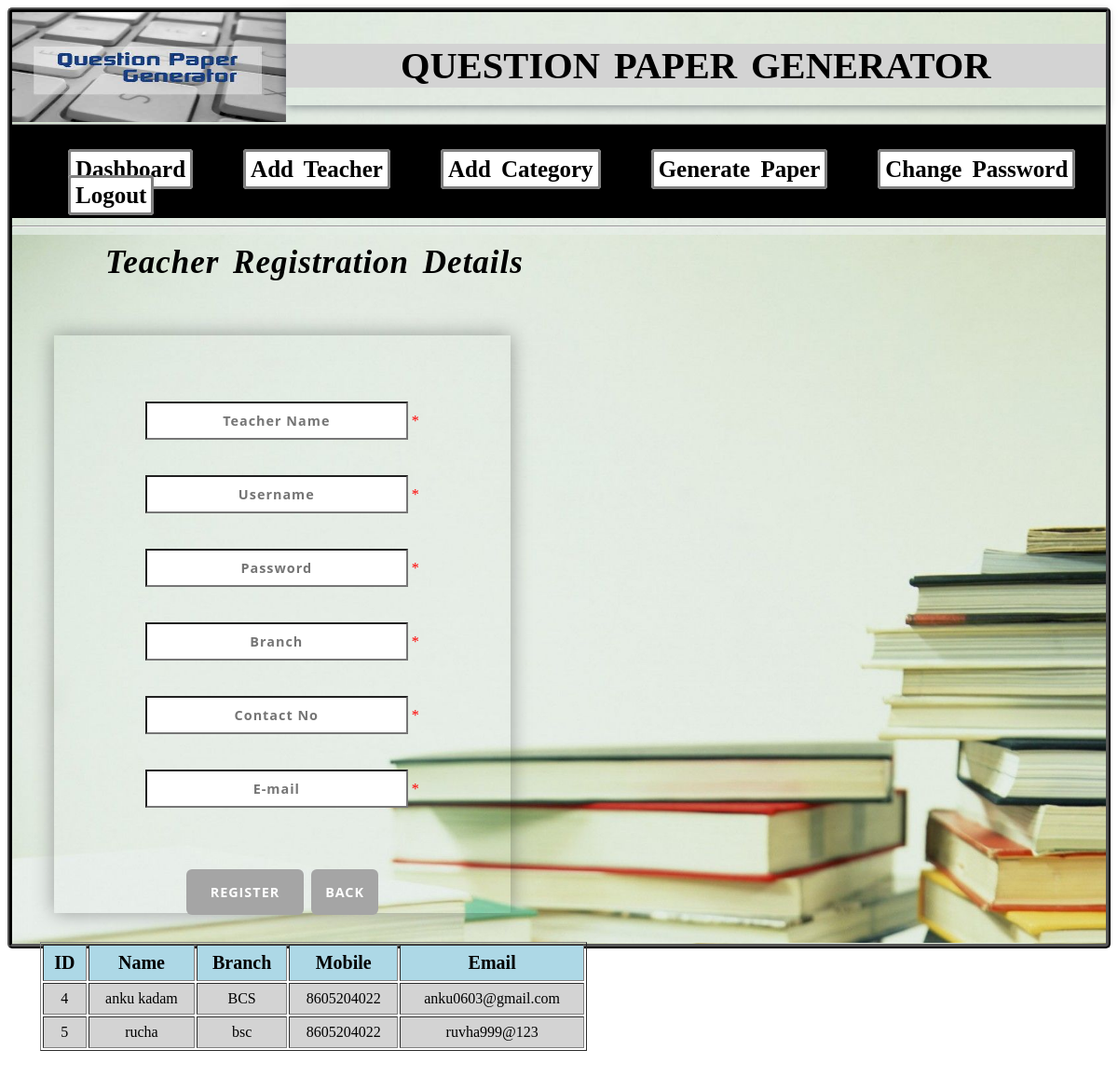
Before: /admin/register.php with the older database file.
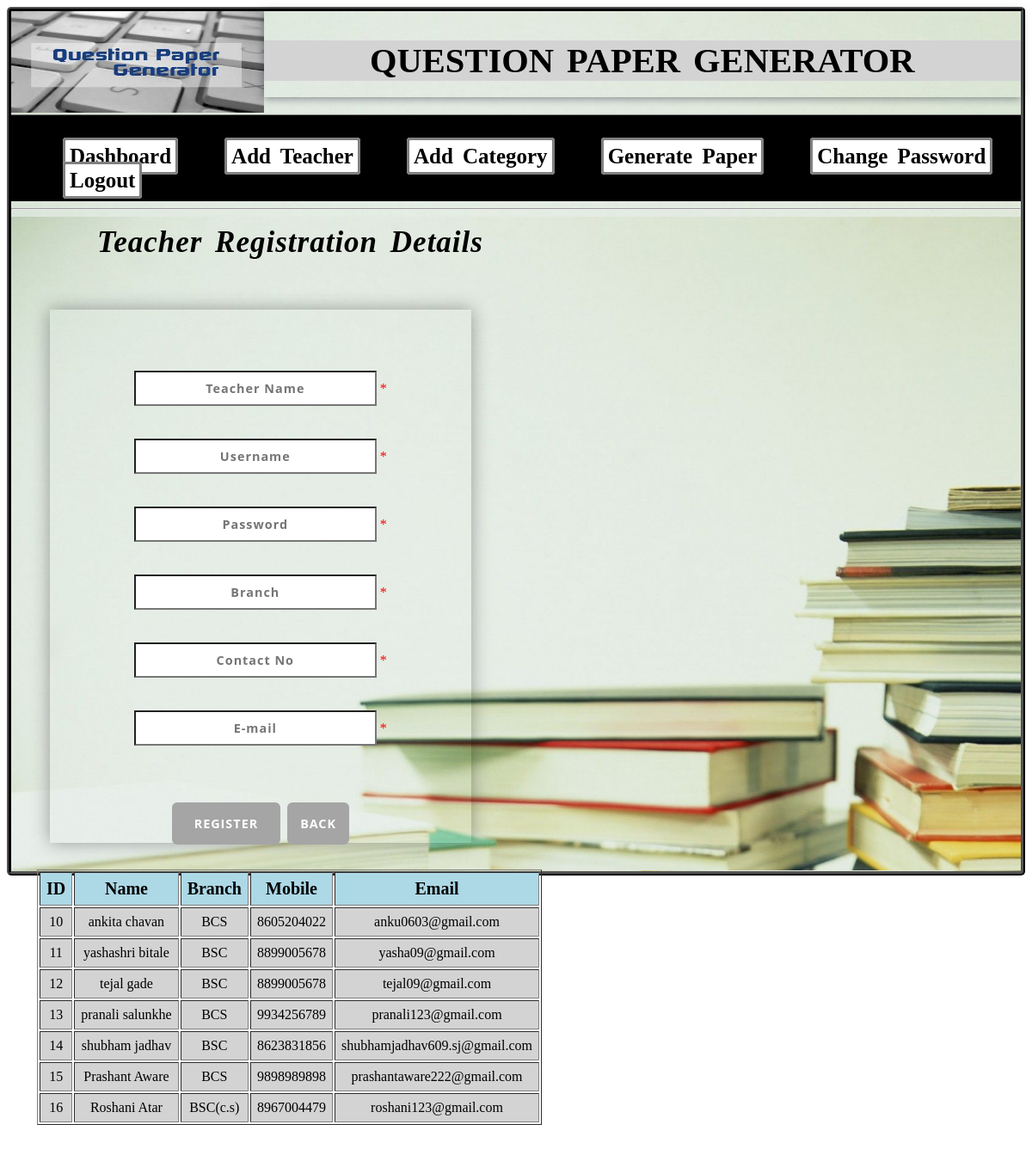
After: the same page with the newer database file.
### tables this page shows
CREATE TABLE IF NOT EXISTS `tregister` (
  `tid` int(11) NOT NULL AUTO_INCREMENT,
  `tname` varchar(100) NOT NULL,
  `username` varchar(100) NOT NULL,
  `password` varchar(100) NOT NULL,
  `branch` varchar(100) NOT NULL,
  `contact` varchar(100) NOT NULL,
  `email` varchar(100) NOT NULL,
  PRIMARY KEY (`tid`)
);

### admin/register.php (the view, shortened to what this page needs)
<html>
<head>
<link rel="stylesheet" type="text/css" href="css/style1.css">
</head>
<body>
<?php
include 'header.php';
?>
<?php
 $name=$user=$pass=$branch=$mob=$email="";
 $nameErr=$userErr=$passErr=$branchErr=$mobErr=$emailErr="";
?>
<div id="register">
  <h1><b><i>Teacher Registration Details</i></b></h1>
  <div id="reg" style="width:40%;margin: 25px 0px 0px 45px;float:left;">
    <div class="reg">
       <div id="top">
       </div>
      <form action="register.php" method="post">
	   <input type="text" name="tname" placeholder="Teacher Name" required="" value="<?php echo $name;?>">
	     <span style="color:red;">* </span>
	   <br>
	   <span style="color:red;"><?php echo $nameErr?></span><br>
       <input type="text" name="tuser" placeholder="Username" required="" value="<?php echo $user;?>">
	   <span style="color:red;">* </span>
	   <br>
	   <br>
       <input type="password" name="tpassword" placeholder="Password" required="" value="<?php echo $pass;?>">
	   <span style="color:red;">* </span>
	   <br>
	   <br>
       <input type="text" name="tbranch" placeholder="Branch" required="" value="<?php echo $branch;?>">
	   <span style="color:red;">* </span>
	   <br>
	   <br>
       <input type="text" name="tcontact" placeholder="Contact No" maxlength="10" required="" value="<?php echo $mob;?>">
	   <span style="color:red;">* </span>
	   <br>
	   <br>
	   <input type="text" name="temail" placeholder="E-mail" required="" value="<?php echo $email;?>">
	   <span style="color:red;">* </span>
	   <br>
	   <br><br>
        <div class="sbmt">
           <input type="submit" name="rbtn" value="REGISTER">&nbsp;
		   <a href="adashboard.php">BACK</a>
         </div>
      </form>
    </div>
  </div>
  <div id="right" style="width:50%;margin:13px 30px 45px 30px;float:left;">
     <div id="content"><br>
	             <table border="1" width="100%">
				 <tr>
				 <th>ID</th>
				 <th>Name</th>
				 <th>Branch</th>
				 <th>Mobile</th>
				 <th>Email</th>
				 </tr>
				 <?php
				 include 'conection.php';
				 $queryS ="SELECT * FROM tregister";
				$resultS=mysqli_query($con,$queryS);
				while($rows=mysqli_fetch_assoc($resultS))
				{
				?>
				<tr>
				<td><?php echo $rows['tid'] ?></td>
				<td><?php echo $rows['tname'] ?></td>
				<td><?php echo $rows['branch'] ?></td>
				<td><?php echo $rows['contact'] ?></td>
				<td><?php echo $rows['email'] ?></td>
				</tr>
				<?php
				}
				 ?>
				 </table>
	               <br>
             </div>
  </div>
</div>
</body>
</html>

### admin/header.php
<div id="main">
    <div id="header">
     <div id="logo">
       <img src="images/Q4.jpg" alt="" width="100%" height="118px" >
      </div>
         <div id="name" style="color:black">
          <h2 style= "background-color:lightgray" > QUESTION PAPER GENERATOR</h2>
         </div>
   </div>
      <div id="menu" style= "background-color:black">
       <br>
       <ul>
			<li><a href="adashboard.php">Dashboard</a></li>
	         <li> <a href="register.php">Add Teacher</a></li>
			  <li><a href="add-category.php">Add Category</a></li>
			  <li><a href="generate-paper.php">Generate Paper</a></li>
	         <li><a href="changepwd.php">Change Password</a></li>
	         <li><a href="logout.php">Logout</a></li>
      </ul>
     </div><hr>

### admin/css/style1.css (style rules this page uses)
#main { height:1000px; background-image:url(../images/b2.jpg); background-size:cover; border:5px ridge black; border-radius:5px; }
#header { height:120px; text-align:left; }
#logo { height:100px; width:25%; float:left; }
#name { height:100px; width:75%; word-spacing:5px; color:black; font-size:27px; text-align:center; float:left; font-family:Verdana; box-shadow: 0 1px 10px rgba(13, 19, 38, 0.5); }
#menu { height:100px; background-color:black; border-top:1px solid gray; }
#menu ul li { display:inline; margin:0px 30px 0px 20px; }
#menu a { text-decoration:none; font-size:25px; background-color:white; padding:5px; border:3px solid gray; border-radius:4px; color:black; word-spacing:5px; font-weight:bold; }
#content { height:560px; text-align:center; }
#register { height:760px; background-image:url(../images/b2.jpg); background-size:cover; text-align:center; }
#register h1 { font-size:35px; text-align:left; letter-spacing: 1px; word-spacing:5px; margin-top:0px; margin-left:90px; padding:10px; }
#reg { height:600px; width:45%; margin:35px auto 0px auto; box-shadow: 0px 0px 20px 0px rgba(0,0,0,0.35); padding:10px; }
#top { height:35px; }
.reg input[type="text"], .reg input[type="password"] { font-size: .9em; background: white; width:60%; font-family: 'Open Sans', sans-serif; font-weight:bold; letter-spacing: 1px; margin:10px auto 10px auto; text-align:center; padding:9px; }
.sbmt { margin-top:20px; }
.sbmt input[type="submit"] { font-size: .9em; font-weight:bold; background:#a5a5a5; color:#fff; letter-spacing: 1px; font-family: 'Open Sans', sans-serif; border: none; border-radius:6px; padding: 15px; width:27%; }
.sbmt a { font-size: .9em; text-decoration:none; font-weight:bold; background:#a5a5a5; color:#fff; letter-spacing: 1px; font-family: 'Open Sans', sans-serif; border: none; border-radius:6px; padding: 15px; width:30%; }
table th,td { padding:7px; }
table th { font-size:20px; background-color:lightblue; }
table td { background-color:lightgray; text-align:center; }

Changed rows visible on the page:
removed tregister: tid "4", tname "anku kadam", branch "BCS", contact "8605204022", email "anku0603@gmail.com"
removed tregister: tid "5", tname "rucha", branch "bsc", contact "8605204022", email "ruvha999@123"
added tregister: tid "10", tname "ankita chavan", branch "BCS", contact "8605204022", email "anku0603@gmail.com"
added tregister: tid "11", tname "yashashri bitale", branch "BSC", contact "8899005678", email "yasha09@gmail.com"
added tregister: tid "12", tname "tejal gade", branch "BSC", contact "8899005678", email "tejal09@gmail.com"
added tregister: tid "13", tname "pranali salunkhe", branch "BCS", contact "9934256789", email "pranali123@gmail.com"
added tregister: tid "14", tname "shubham jadhav", branch "BSC", contact "8623831856", email "shubhamjadhav609.sj@gmail.com"
added tregister: tid "15", tname "Prashant Aware", branch "BCS", contact "9898989898", email "prashantaware222@gmail.com"
added tregister: tid "16", tname "Roshani Atar", branch "BSC(c.s)", contact "8967004479", email "roshani123@gmail.com"
